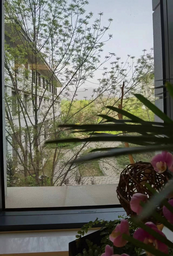
#> input picture output/SP.png, 173 x 256 px, shrunk from 1280 x 1896 before the run
$ python DCT_Ham_inv.py
#> lines starting #> are read from the running program, lines starting #| are printed output that depends on the picture
### LoadData.py
from PIL import Image
import numpy as np


# [10 lines left out: function load_image, not called in this run]


def load_image_inv(img_path):
#> called with img_path = 'SP.png'
    img_path = r'output/' + img_path
    img = Image.open(img_path)
#> img is the input picture: PIL image 173x256 RGB; mean R, G, B 108, 108.2, 98.9
    img_arr = np.array(img)
    # [5 lines of commented-out code are left out]
    return img_arr


# [18 lines left out: functions load_text, save_img, not called in this run]

### HammingCode.py
from queue import Queue
import numpy as np


hamming_code_dist = []
hamming_code_gen = []
hamming_code_near = np.zeros(32768)  # 1 << 15


def gen(index):
    code = []
    for bit in range(11):
        code.append(index & 1)
        index >>= 1
    code0 = code[0] ^ code[1] ^ code[3] ^ code[4] ^ code[6] ^ code[8] ^ code[10] ^ 1
    code1 = code[0] ^ code[2] ^ code[3] ^ code[5] ^ code[6] ^ code[9] ^ code[10] ^ 1
    code2 = code[1] ^ code[2] ^ code[3] ^ code[7] ^ code[8] ^ code[9] ^ code[10] ^ 1
    code3 = code[4] ^ code[5] ^ code[6] ^ code[7] ^ code[8] ^ code[9] ^ code[10] ^ 1
    num3 = (code[10] << 3) | (code[9] << 2) | (code[8] << 1) | code[7]
    num2 = (code[6] << 3) | (code[5] << 2) | (code[4] << 1) | code3
    num1 = (code[3] << 3) | (code[2] << 2) | (code[1] << 1) | code2
    num0 = (code[0] << 2) | (code1 << 1) | code0
    num = (num3 << 11) | (num2 << 7) | (num1 << 3) | num0
    hamming_code_gen.append(num)
    return num


def gen11(code15):
    code = []
    code15 = int(code15)
    for bit in range(15):
        code.append(code15 & 1)
        code15 >>= 1
    return [code[14], code[13], code[12], code[11], code[10], code[9],
            code[8], code[6], code[5], code[4], code[2]]


def __init__():
    que = Queue()
    for index in range(32768):
        hamming_code_dist.append(20)
    for index in range(2048):
        gen_ = gen(index)
        hamming_code_dist[gen_] = 0
        hamming_code_near[gen_] = gen_
        que.put(gen_)
    while not que.empty():
        index = que.get()
        for bit in range(15):
            index2 = index ^ (1 << bit)
            if hamming_code_dist[index2] > hamming_code_dist[index] + 1:
                hamming_code_dist[index2] = hamming_code_dist[index] + 1
                hamming_code_near[index2] = hamming_code_near[index]
                que.put(index2)

### DCT_Ham_inv.py
import argparse
import cv2
import HammingCode
import LoadData
import numpy as np


zigzag_ord = [[0, 1, 5, 6, 14, 15, 27, 28],
              [2, 4, 7, 13, 16, 26, 29, 42],
              [3, 8, 12, 17, 25, 30, 41, 43],
              [9, 11, 18, 24, 31, 40, 44, 53],
              [10, 19, 23, 32, 39, 45, 52, 54],
              [20, 22, 33, 38, 46, 51, 55, 60],
              [21, 34, 37, 47, 50, 56, 59, 61],
              [35, 36, 48, 49, 57, 58, 62, 63]]
zigzag_pos = np.zeros((64, 2), dtype=int)
info_begin = 21 # 13
info_end = 36 # 28
info_len = info_end - info_begin
self_info_len = 11
eps = 3


def calc(val):
    return int(np.rint(abs(val) / eps)) & 1


def blk_dct(img):
    height, width = img.shape[:2]
    blk_height = height >> 3
    blk_width = width >> 3
    dct_height = blk_height << 3
    dct_width = blk_width << 3
    img_cut = img[: dct_height, : dct_width]
    img_dct = np.zeros((dct_height, dct_width), dtype=np.float32)
    for blk_h in range(blk_height):
        for blk_w in range(blk_width):
            img_blk = img_cut[blk_h << 3: (blk_h + 1) << 3, blk_w << 3: (blk_w + 1) << 3]
            img_blk2 = cv2.dct(np.float32(img_blk))
            img_dct[blk_h << 3: (blk_h + 1) << 3, blk_w << 3: (blk_w + 1) << 3] = img_blk2
            code15 = 0
            for info_index in range(info_begin, info_end):
                code15 = (code15 << 1) | calc(img_blk2[zigzag_pos[info_index][0]][zigzag_pos[info_index][1]])
            self_info[blk_h][blk_w] = HammingCode.gen11(HammingCode.hamming_code_near[code15])


if __name__ == "__main__":
    parser = argparse.ArgumentParser()
    parser.add_argument('--img', type=str, default='SP.png')  # image with watermark
    args = parser.parse_args()

    # size of image
    img_arr = LoadData.load_image_inv(str(args.img))
    height, width, channel = img_arr.shape
#> height = 256; width = 173; channel = 3
    # print(img_arr)

    # pre-process zigzag order
    for x in range(8):
        for y in range(8):
            zigzag_pos[zigzag_ord[x][y]] = [x, y]

    # flatten image to 1-channel form
    blk_height = height >> 3
#> blk_height = 32
    blk_width = width >> 3
#> blk_width = 21
    img_arr2 = np.zeros(((blk_height << 3) * channel, blk_width << 3), dtype=np.float32)
    for ch in range(channel):
        for blk_h in range(blk_height):
            for hh in range(8):
                for ww in range(blk_width << 3):
                    img_arr2[(blk_h * channel + ch) << 3 | hh][ww] = img_arr[blk_h << 3 | hh][ww][ch]
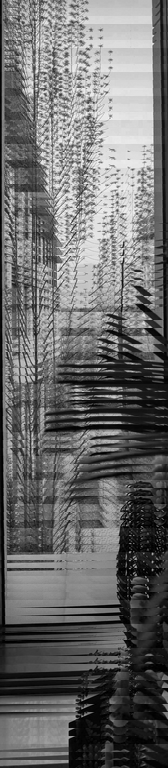
#> img_arr2: shape (768, 168) float32; min 0, max 255, mean 106.8

    # extract self_info
    HammingCode.__init__()
    self_info = np.zeros((blk_height * channel, blk_width, self_info_len), dtype=int)
    blk_dct(img_arr2)
#> after the loop in blk_dct, `for blk_h in range(blk_height):`:
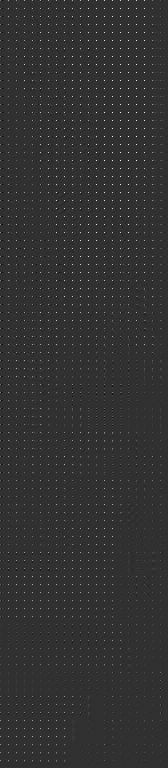
#> img_dct: shape (768, 168) float32; min -441.6, max 1855.6, mean 13.5; drawn with min black and max white

    pnt = 0
    num = 0
    text_arr = []
    for x in range(blk_height * channel):
        for y in range(blk_width):
            for self_info_index in range(self_info_len):
                num = num << 1 | self_info[x][y][self_info_index]
                pnt += 1
                if (pnt & 15) == 0:
                    text_arr.append(num)
                    num = 0

    # print(text_arr[: 30])
    if text_arr[0] <= 100:
        print("Watermark: ", end=" ")
        for i in range (1, text_arr[0] * 20):
            if text_arr[i] > 20:
                print(chr(text_arr[i]), end="")
            else:
                print()
    # [7 lines of commented-out code are left out]
